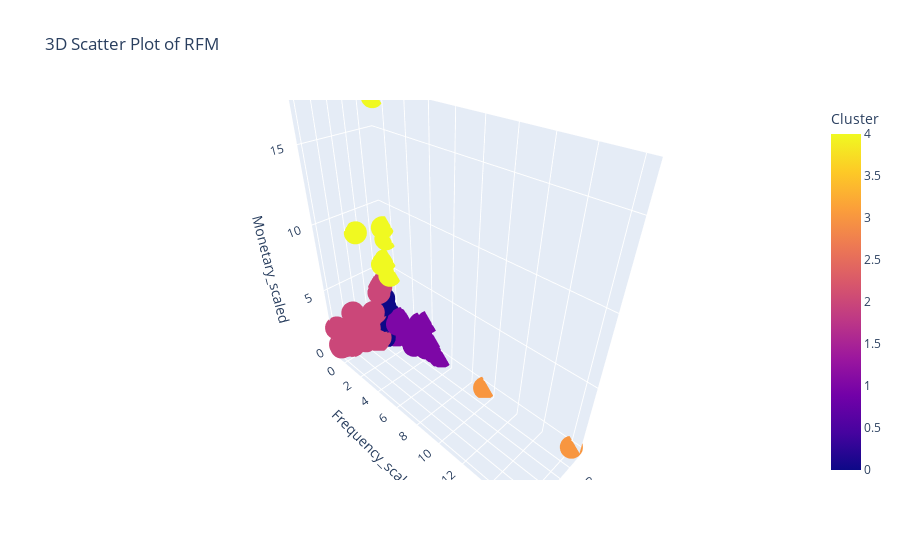

Notebook source saved alongside this figure:
### Code cell
# 3D Scatter plot with clusters colored
fig = px.scatter_3d(rfm_scaled_df, x='Recency_scaled', y='Frequency_scaled', z='Monetary_scaled', 
                    color='Cluster',  # This line assigns different colors to different clusters
                    title='3D Scatter Plot of RFM',
                    labels={'Recency': 'Recency_scaled',
                            'Frequency': 'Frequency_scaled',
                            'Monetary': 'Monetary_scaled'})

fig.show()

### Figure 1 — Plotly figure (JSON) as saved in the notebook; plotly's stock layout.template omitted (floating-point values rounded to 4 significant figures; data arrays with more than 128 entries replaced by an {"elided": "..."} marker saying what was removed)
{"data": [{"hovertemplate": "Recency_scaled=%{x}<br>Frequency_scaled=%{y}<br>Monetary_scaled=%{z}<br>Cluster=%{marker.color}<extra></extra>", "legendgroup": "", "marker": {"color": {"elided": "738 int values"}, "coloraxis": "coloraxis", "symbol": "circle"}, "mode": "markers", "name": "", "scene": "scene", "showlegend": false, "type": "scatter3d", "x": {"elided": "738 float values"}, "y": {"elided": "738 float values"}, "z": {"elided": "738 float values"}}], "layout": {"autosize": true, "coloraxis": {"colorbar": {"title": {"text": "Cluster"}}, "colorscale": [[0, "#0d0887"], [0.1111, "#46039f"], [0.2222, "#7201a8"], [0.3333, "#9c179e"], [0.4444, "#bd3786"], [0.5556, "#d8576b"], [0.6667, "#ed7953"], [0.7778, "#fb9f3a"], [0.8889, "#fdca26"], [1, "#f0f921"]]}, "legend": {"tracegroupgap": 0}, "scene": {"aspectmode": "auto", "aspectratio": {"x": 0.4385, "y": 1.487, "z": 1.534}, "domain": {"x": [0, 1], "y": [0, 1]}, "xaxis": {"title": {"text": "Recency_scaled"}, "type": "linear"}, "yaxis": {"title": {"text": "Frequency_scaled"}, "type": "linear"}, "zaxis": {"title": {"text": "Monetary_scaled"}, "type": "linear"}}, "title": {"text": "3D Scatter Plot of RFM"}}}
